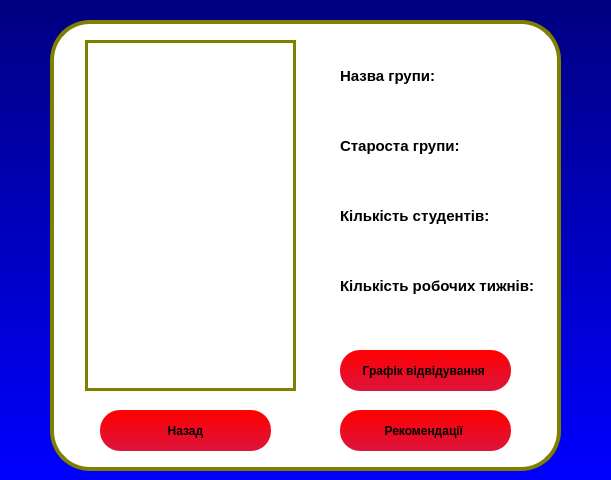
<?xml version="1.0" encoding="UTF-8"?>
<ui version="4.0">
 <class>MainWindow</class>
 <widget class="QMainWindow" name="MainWindow">
  <property name="geometry">
   <rect>
    <x>0</x>
    <y>0</y>
    <width>611</width>
    <height>480</height>
   </rect>
  </property>
  <property name="minimumSize">
   <size>
    <width>611</width>
    <height>480</height>
   </size>
  </property>
  <property name="maximumSize">
   <size>
    <width>611</width>
    <height>480</height>
   </size>
  </property>
  <property name="windowTitle">
   <string>MainWindow</string>
  </property>
  <property name="styleSheet">
   <string notr="true">#frame
{
border: 4px solid olive;
border-radius: 40px;
background: white;
}
QMainWindow
{
	background: QLinearGradient(x1: 0, y1: 0, x2: 0, y2: 1, stop: 0 #000080, stop: 1 #0000FF);
	font-family: century gothic
}
QToolButton
{
	border-radius: 70px;
	background: #808000
}
QLabel
{
	border: 0px;
	font-weight: bold;
	font-size: 15px;
	background: white;
}
QPushButton
{
	background: #FF0000;
	border-radius: 20px;
	font-weight: bold;
	font-size: 12px;
	background: QLinearGradient(x1: 0, y1: 0, x2: 0, y2: 1, stop: 0 #FF0000, stop: 1 #DC143C)
	
}
QLineEdit
{
	background: QLinearGradient(x1: 0, y1: 0, x2: 0, y2: 1, stop: 0 #C0C0C0, stop: 1 #DCDCDC)
}
QTableWidget
{
	border: 3px solid olive;
	background: white;
}</string>
  </property>
  <widget class="QWidget" name="centralwidget">
   <widget class="QFrame" name="frame">
    <property name="geometry">
     <rect>
      <x>50</x>
      <y>20</y>
      <width>511</width>
      <height>451</height>
     </rect>
    </property>
    <property name="frameShape">
     <enum>QFrame::StyledPanel</enum>
    </property>
    <property name="frameShadow">
     <enum>QFrame::Raised</enum>
    </property>
    <widget class="QLabel" name="label">
     <property name="geometry">
      <rect>
       <x>290</x>
       <y>40</y>
       <width>131</width>
       <height>31</height>
      </rect>
     </property>
     <property name="text">
      <string>Назва групи:</string>
     </property>
    </widget>
    <widget class="QLabel" name="label_2">
     <property name="geometry">
      <rect>
       <x>290</x>
       <y>180</y>
       <width>161</width>
       <height>31</height>
      </rect>
     </property>
     <property name="text">
      <string>Кількість студентів:</string>
     </property>
    </widget>
    <widget class="QLabel" name="label_3">
     <property name="geometry">
      <rect>
       <x>290</x>
       <y>250</y>
       <width>201</width>
       <height>31</height>
      </rect>
     </property>
     <property name="text">
      <string>Кількість робочих тижнів:</string>
     </property>
    </widget>
    <widget class="QLabel" name="label_4">
     <property name="geometry">
      <rect>
       <x>290</x>
       <y>110</y>
       <width>171</width>
       <height>31</height>
      </rect>
     </property>
     <property name="text">
      <string>Староста групи:</string>
     </property>
    </widget>
    <widget class="QLabel" name="label_5">
     <property name="geometry">
      <rect>
       <x>290</x>
       <y>70</y>
       <width>201</width>
       <height>41</height>
      </rect>
     </property>
     <property name="text">
      <string/>
     </property>
    </widget>
    <widget class="QLabel" name="label_6">
     <property name="geometry">
      <rect>
       <x>290</x>
       <y>140</y>
       <width>201</width>
       <height>41</height>
      </rect>
     </property>
     <property name="text">
      <string/>
     </property>
    </widget>
    <widget class="QLabel" name="label_7">
     <property name="geometry">
      <rect>
       <x>290</x>
       <y>210</y>
       <width>201</width>
       <height>41</height>
      </rect>
     </property>
     <property name="text">
      <string/>
     </property>
    </widget>
    <widget class="QLabel" name="label_8">
     <property name="geometry">
      <rect>
       <x>290</x>
       <y>280</y>
       <width>201</width>
       <height>41</height>
      </rect>
     </property>
     <property name="text">
      <string/>
     </property>
    </widget>
    <widget class="QPushButton" name="pushButton">
     <property name="geometry">
      <rect>
       <x>290</x>
       <y>330</y>
       <width>171</width>
       <height>41</height>
      </rect>
     </property>
     <property name="text">
      <string>Графік відвідування </string>
     </property>
    </widget>
    <widget class="QPushButton" name="pushButton_2">
     <property name="geometry">
      <rect>
       <x>290</x>
       <y>390</y>
       <width>171</width>
       <height>41</height>
      </rect>
     </property>
     <property name="text">
      <string>Рекомендації </string>
     </property>
    </widget>
    <widget class="QTableWidget" name="tableWidget">
     <property name="geometry">
      <rect>
       <x>35</x>
       <y>20</y>
       <width>211</width>
       <height>351</height>
      </rect>
     </property>
     <property name="sizePolicy">
      <sizepolicy hsizetype="Expanding" vsizetype="Expanding">
       <horstretch>0</horstretch>
       <verstretch>0</verstretch>
      </sizepolicy>
     </property>
    </widget>
    <widget class="QPushButton" name="pushButton_3">
     <property name="geometry">
      <rect>
       <x>50</x>
       <y>390</y>
       <width>171</width>
       <height>41</height>
      </rect>
     </property>
     <property name="text">
      <string>Назад</string>
     </property>
    </widget>
   </widget>
  </widget>
 </widget>
 <resources/>
 <connections/>
</ui>
